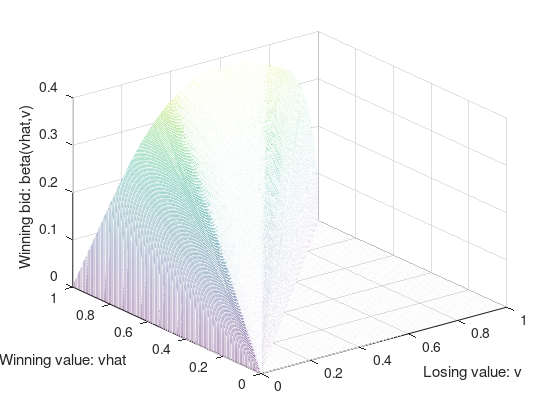

Recreate this plot in MATLAB.
% Ben's m file for solving the relaxed program in the continuum case
function [V,B]=relaxed
V = 0:0.001:1;
% V = sqrt(V);
gridSize = numel(V);
B = zeros(numel(V));

% odeopts = odeset('reltol',1e-9,'abstol',1e-9);
odeopts = odeset;
for k=1:numel(V)-2
    [t,y]=ode45(@(vhat,b) odehelper(vhat,b,V(k),B(k,1:k),gridSize),...
        V(k:end),0,odeopts);
    B(k:end,k)=y;
end

rev = sum(sum(B(~isnan(B))))/sum(sum(B(~isnan(B))>0))
surplus = 2/3-rev

mesh(V,V,B);

ylabel('Winning value: vhat');
xlabel('Losing value: v');
zlabel('Winning bid: beta(vhat,v)');
% axis square

set(gcf,'units','inches');
fpos = get(gcf,'position');
set(gcf,'PaperSize',fpos(3:4),'PaperPosition',[0 0 fpos(3:4)]);

print(gcf,'-dpdf','winningbid.pdf');

end

function bp = odehelper(vhat,b,v,B,gridSize)
bp = (v-b)/sum(B<=b)*gridSize;
end